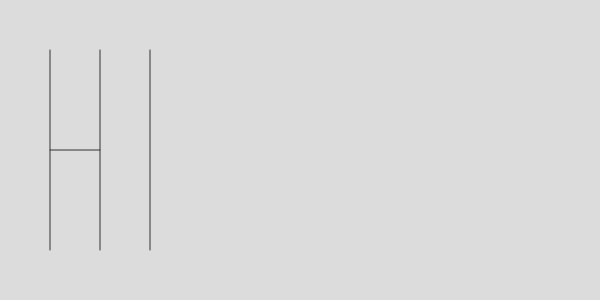
Frame 1 (no input)
Frame 60 (no input): identical to frame 1, image omitted
Frame 120 (the mouse pressed at the canvas centre since frame 60): identical to frame 1, image omitted

The p5.js sketch that drew this single still picture (run headless with seeded random() and noise() and a simulated clock; from frame 60 on, the mouse is pressed at the canvas centre):

// p5.js sketch
// ── sketch.js
/*
Creation & Computation - Kate Hartman
Hi
*/

function setup() {
  createCanvas(600, 300);
}

function draw() {
  background(220);
  stroke(50);
  line(50, 50, 50, 250);
  line(100, 50, 100, 250);
  line(150, 50, 150, 250);
  line(50, 150, 100, 150);
}
